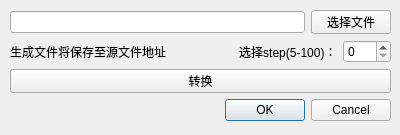
<?xml version="1.0" encoding="UTF-8"?>
<ui version="4.0">
 <class>Dialog_pix</class>
 <widget class="QDialog" name="Dialog_pix">
  <property name="enabled">
   <bool>true</bool>
  </property>
  <property name="geometry">
   <rect>
    <x>0</x>
    <y>0</y>
    <width>400</width>
    <height>135</height>
   </rect>
  </property>
  <property name="windowTitle">
   <string>像素画生成器</string>
  </property>
  <property name="sizeGripEnabled">
   <bool>false</bool>
  </property>
  <widget class="QWidget" name="">
   <property name="geometry">
    <rect>
     <x>10</x>
     <y>10</y>
     <width>381</width>
     <height>111</height>
    </rect>
   </property>
   <layout class="QVBoxLayout" name="verticalLayout">
    <item>
     <layout class="QHBoxLayout" name="horizontalLayout">
      <item>
       <widget class="QLineEdit" name="lineEdit">
        <property name="readOnly">
         <bool>true</bool>
        </property>
       </widget>
      </item>
      <item>
       <widget class="QPushButton" name="Bowser">
        <property name="text">
         <string>选择文件</string>
        </property>
       </widget>
      </item>
     </layout>
    </item>
    <item>
     <layout class="QHBoxLayout" name="horizontalLayout_2" stretch="4,1">
      <item>
       <widget class="QLabel" name="label">
        <property name="text">
         <string>生成文件将保存至源文件地址                      选择step(5-100)：</string>
        </property>
       </widget>
      </item>
      <item>
       <widget class="QSpinBox" name="spinBox"/>
      </item>
     </layout>
    </item>
    <item>
     <widget class="QPushButton" name="convent">
      <property name="text">
       <string>转换</string>
      </property>
     </widget>
    </item>
    <item>
     <widget class="QDialogButtonBox" name="buttonBox">
      <property name="orientation">
       <enum>Qt::Orientation::Horizontal</enum>
      </property>
      <property name="standardButtons">
       <set>QDialogButtonBox::StandardButton::Cancel|QDialogButtonBox::StandardButton::Ok</set>
      </property>
     </widget>
    </item>
   </layout>
  </widget>
 </widget>
 <resources/>
 <connections>
  <connection>
   <sender>buttonBox</sender>
   <signal>accepted()</signal>
   <receiver>Dialog_pix</receiver>
   <slot>accept()</slot>
   <hints>
    <hint type="sourcelabel">
     <x>248</x>
     <y>254</y>
    </hint>
    <hint type="destinationlabel">
     <x>157</x>
     <y>274</y>
    </hint>
   </hints>
  </connection>
  <connection>
   <sender>buttonBox</sender>
   <signal>rejected()</signal>
   <receiver>Dialog_pix</receiver>
   <slot>reject()</slot>
   <hints>
    <hint type="sourcelabel">
     <x>316</x>
     <y>260</y>
    </hint>
    <hint type="destinationlabel">
     <x>286</x>
     <y>274</y>
    </hint>
   </hints>
  </connection>
 </connections>
</ui>
